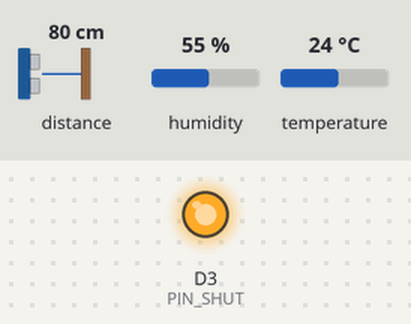
This sketch was run on a simulated ESP8266 (Wemos D1 mini). On the bench: output pins drawn as LEDs (lit = HIGH). Wiring (inferred from the names in the program): DHT11 sensor: data D6. Inputs (shaded band) come from the test bench; at power-on: distance to the obstacle 80 cm, humidity 55 %, temperature 24 °C. WiFi joins after 1.5 s; servers stay silent unless stated; network time is answered at once with the bench clock; the local clock reads 2024-03-15 10:24:30 at power-on unless the sketch sets it; no MQTT or app messages arrive unless stated; pins used as bus, display or sensor lines are not drawn; what the sketch prints to the serial monitor is not drawn. At 2.6 s the program puts the board to deep sleep or switches it off; the recording ends there.

Above: at 0.1 s.
Timing chart, 0 to 2.6 s (numbered marks = the images above):
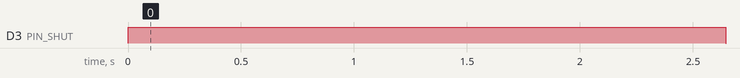

Measured:
- by itself, D3 (PIN_SHUT): HIGH → LOW at 2.6 s

The sketch:

crawlspace.ino
```cpp
/**
 * ESP8266 application for monitoring temperature, humidity and water level in the crawl space under a house.
 *
 * See also https://revspace.nl/CrawlSpaceSensor
 *
 * Dependencies:
 * - WifiManager
 * - PubSubClient
 * - pololu VL53L0X library
 * - NTPClient
 */

#include <stdbool.h>
#include <stdint.h>
#include <string.h>
#include <stdarg.h>
#include <stdio.h>

#include <WiFiManager.h>
#include <PubSubClient.h>
#include <Wire.h>
#include <VL53L0X.h>
#include <NTPClient.h>
#include "dht11.h"

// measurement period (seconds)
#define PERIOD          60
#define PIN_SHUT        D3
#define PIN_DHT_GND     D5
#define PIN_DHT_DAT     D6
#define PIN_DHT_VCC     D7

#define MQTT_HOST       "aliensdetected.com"
#define MQTT_PORT       1883
#define MQTT_TOPIC      "crawlspace"

#define NTP_HOST        "ntp.vanheusden.com"
#define NTP_PORT        123
#define NTP_LOCALPORT   1234
#define NTP_TIMEOUT     3000

// measurement data
typedef struct {
    char id[8];
    uint32_t time;
    int humidity;
    int temperature;
    uint16_t range;
} meas_t;

// prototype of step_XXX functions
typedef bool (step_fn_t)(meas_t *meas);

typedef struct {
    const char *desc;
    step_fn_t *fn;
} step_t;

static step_t *step;
static meas_t measurement;
static WiFiManager wifiManager;
static WiFiClient wifiClient;
static PubSubClient mqttClient(wifiClient);
static VL53L0X lidar;
static WiFiUDP udp;
static NTPClient ntpClient(udp, NTP_HOST);
static DHT11 dht11(PIN_DHT_DAT);

static void print(const char *fmt, ...)
{
    char line[200];
    va_list args;
    va_start(args, fmt);
    vsnprintf(line, sizeof(line), fmt, args);
    va_end(args);
    Serial.print(line);
}

static bool step_connect_wifi(meas_t *meas)
{
    sprintf(meas->id, "%06X", ESP.getChipId());
    wifiManager.setDebugOutput(false);
    bool res = wifiManager.autoConnect("ESP-crawlspace");
    if (res) {
        print("connected");
    }
    return res;
}

static bool step_request_sntp(meas_t *meas)
{
    bool result;

    ntpClient.begin();
    result = ntpClient.forceUpdate();
    if (result) {
        meas->time = ntpClient.getEpochTime();
        print("%u s", meas->time);
    }

    return result;
}

static bool step_prepare_lidar(meas_t *meas)
{
    lidar.setMeasurementTimingBudget(200000);
    return true;
}

static bool step_measure_range(meas_t *meas)
{
    meas->range = lidar.readRangeSingleMillimeters();
    print("%u mm", meas->range);
    return true;
}

static bool step_measure_temp_hum(meas_t *meas)
{
    int temp, humi;
    bool result;

    result = dht11.read(&humi, &temp);
    if (result) {
        meas->temperature = temp;
        meas->humidity = humi;
        print("%d%% / %d*C", humi, temp);
    }
    return result;
}

static bool step_publish_mqtt(meas_t *meas)
{
    static char value[128];
    snprintf(value, sizeof(value),
             "{\"id\":\"%s\",\"time\":%u,\"humidity\":%d,\"temperature\":%d,\"range\":%u}",
             meas->id, meas->time, meas->humidity, meas->temperature, meas->range);
    print(value);

    if (!mqttClient.connected()) {
        mqttClient.setServer(MQTT_HOST, MQTT_PORT);
        mqttClient.connect(meas->id);
    }
    if (mqttClient.connected()) {
        mqttClient.publish(MQTT_TOPIC, value, true);
        return true;
    } else {
        return false;
    }
}

static bool step_deep_sleep(meas_t *meas)
{
    uint32_t seconds;

    // shut down the LIDAR
    digitalWrite(PIN_SHUT, LOW);

    // calculate sleep time and enter deep sleep
    seconds = PERIOD - (meas->time % PERIOD);
    print("sleeping %d seconds", seconds);
    ESP.deepSleep(1000000UL * seconds);
    return false;
}

// table of consecutive steps involved in one measurement cycle
static step_t steps[] = {
    { "Connecting to WiFi",         step_connect_wifi },
    { "Retrieving time (SNTP)",     step_request_sntp },
    { "Preparing LIDAR",            step_prepare_lidar },
    { "Measuring range",            step_measure_range },
    { "Measuring humidity/temp",    step_measure_temp_hum },
    { "Publishing to MQTT",         step_publish_mqtt },
    { "Entering deep sleep",        step_deep_sleep }
};

void setup(void)
{
    Serial.begin(115200);

    // keep RESET de-asserted
    pinMode(D0, INPUT_PULLUP);

    // configure DHT power
    pinMode(PIN_DHT_GND, OUTPUT);
    digitalWrite(PIN_DHT_GND, LOW);
    pinMode(PIN_DHT_VCC, OUTPUT);
    digitalWrite(PIN_DHT_VCC, HIGH);

    // wake up the LIDAR
    pinMode(PIN_SHUT, OUTPUT);
    digitalWrite(PIN_SHUT, HIGH);
    Wire.begin();
    delay(2);
    lidar.init();
    lidar.setTimeout(500);

    // init DHT11
    dht11.init();

    step = steps;
    memset(&measurement, 0, sizeof(measurement));
    print("\nCrawlspace sensor\n");
}

void loop(void)
{
    bool result;
    unsigned long ms;

    ms = millis();
    print("[%6d] %s ... ", ms, step->desc);
    result = step->fn(&measurement);
    if (result) {
        print("\n");
        step++;
    } else {
        print("FAIL\n");
        step_deep_sleep(&measurement);
    }
}
```

dht11.cpp
```cpp
#include <stdint.h>
#include "Arduino.h"
#include "dht11.h"

const int MAX_BIT_US = 100;

DHT11::DHT11(int pin)
{
    dht11_pin = pin;
}

void DHT11::init(void)
{
    // default pin state is high (pulled up)
    pinMode(dht11_pin, INPUT);

    // wait for initialisation
    unsigned long m = millis();
    if (m < 1000) {
        delay(1000 - m);
    }
}

static int dht_bit(int pin)
{
    // wait for rising edge
    unsigned long t0 = micros();
    while (digitalRead(pin) == LOW) {
        if ((micros() - t0) > MAX_BIT_US) {
            return -1;
        }
    }

    // wait for falling edge
    unsigned long t1 = micros();
    while (digitalRead(pin) == HIGH) {
        if ((micros() - t1) > MAX_BIT_US) {
            return -2;
        }
    }

    // return length of high part
    return (int)(micros() - t1);
}

bool DHT11::read(int *humidity, int *temperature)
{
    uint8_t buf[5];

    // send wake up pulse
    pinMode(dht11_pin, OUTPUT);
    digitalWrite(dht11_pin, LOW);
    delay(18);
    pinMode(dht11_pin, INPUT);
    delayMicroseconds(50);

    // check start bit
    if (dht_bit(dht11_pin) < 0) {
        return false;
    }

    // read 40 data bits
    for (int i = 0; i < 5; i++) {
        uint8_t b = 0;
        for (int j = 0; j < 8; j++) {
            int us = dht_bit(dht11_pin);
            b = b << 1;
            if (us >= 48) {
                b |= 1;
            }
        }
        buf[i] = b;
    }

    // verify checksum
    uint8_t sum = buf[0] + buf[1] + buf[2] + buf[3];
    if (sum != buf[4]) {
        return false;
    }

    *humidity = buf[0];
    *temperature = buf[2];
    return true;
}
```

dht11.h
```cpp
#include <stdbool.h>

class DHT11 {
    public:
        DHT11(int pin);
        void init(void);
        bool read(int *humidity, int *temperature);

    private:
        int dht11_pin;

};
```
